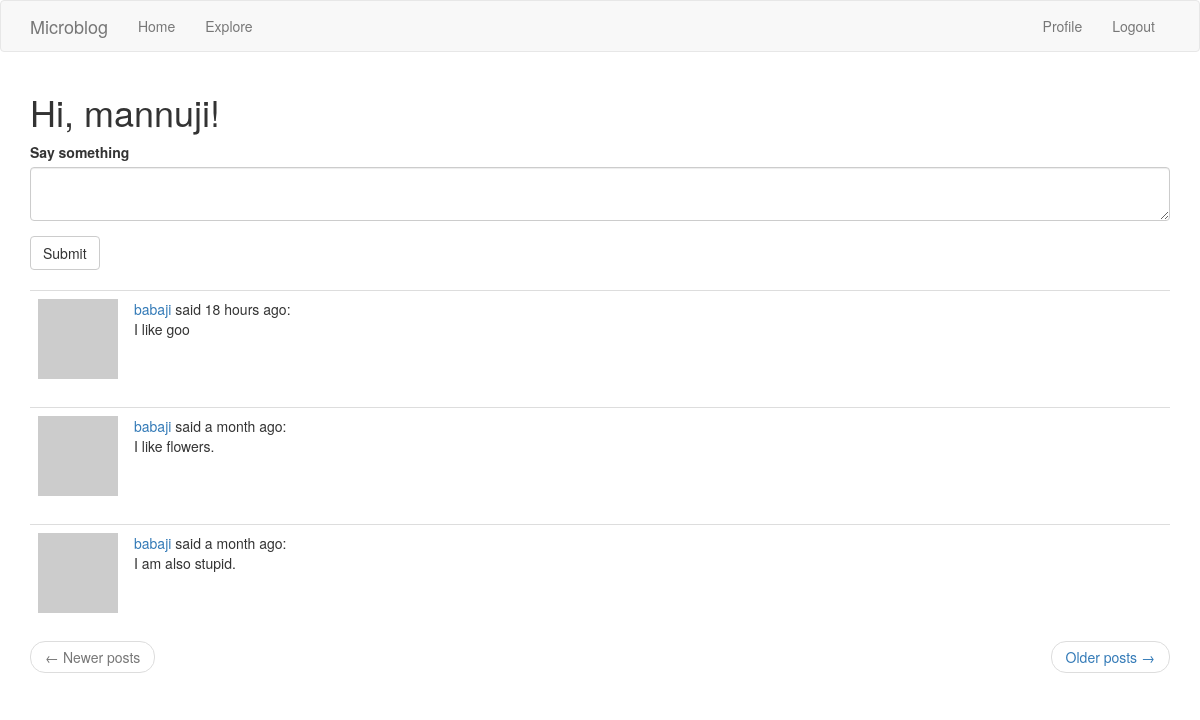
The page /index (signed in) on the database its author committed.
### app/models.py (models this page shows, shortened)
class User(UserMixin, db.Model):
    id = db.Column(db.Integer, primary_key=True)
    username = db.Column(db.String(64), index=True, unique=True)
    email = db.Column(db.String(120), index=True, unique=True)
    passowrd_hash = db.Column(db.String(128))
    about_me = db.Column(db.String(140))
    last_seen = db.Column(
        db.DateTime, default=datetime.utcnow
    )  # Passing the function, not calling it
    posts = db.relationship("Post", backref="author", lazy="dynamic")
    followed = db.relationship(
        "User",
        secondary=followers,  # configures the association table i.e. followers
        primaryjoin=(followers.c.follower_id == id),
        secondaryjoin=(followers.c.followed_id == id),
        backref=db.backref("followers", lazy="dynamic"),
        lazy="dynamic",
    )
    def avatar(self, size):  # see chapter 6
        digest = md5(
            self.email.lower().encode("utf-8")
        ).hexdigest()  # expects characters in lower case and in byte form.
        return "https://www.gravatar.com/avatar/{}?d=identicon&s={}".format(
            digest, size
        )  # s for size. d is to get default avatar, 'identicon' is the name of avatar
    def followed_posts(self):
        followed = Post.query.join(
            followers, (followers.c.followed_id == Post.user_id)
        ).filter(followers.c.follower_id == self.id)
        own = Post.query.filter_by(user_id=self.id)
        return followed.union(own).order_by(Post.timestamp.desc())

class Post(db.Model):
    id = db.Column(db.Integer, primary_key=True)
    body = db.Column(db.String(140))
    timestamp = db.Column(db.DateTime, index=True, default=datetime.utcnow)
    user_id = db.Column(db.Integer, db.ForeignKey("user.id"))

### app/routes.py (the view)
@app.route("/", methods=["GET", "POST"])
@app.route("/index", methods=["GET", "POST"])
@login_required
def index():
    user = {"username": "Miguel"}  # Not used after the introduction of database
    posts = [
        {"author": {"username": "John"}, "body": "Beautiful day in Portland!"},
        {"author": {"username": "Susan"}, "body": "The Avengers movie was so cool!"},
    ]
    form = PostForm()
    if form.validate_on_submit():
        post = Post(body=form.post.data, author=current_user)
        db.session.add(post)
        db.session.commit()
        flash("Your post is now live!")
        return redirect(url_for("index"))
    page = request.args.get("page", 1, type=int)
    posts = current_user.followed_posts().paginate(
        page, app.config["POSTS_PER_PAGE"], False
    )
    next_url = url_for("index", page=posts.next_num) if posts.has_next else None
    prev_url = url_for("index", page=posts.prev_num) if posts.has_prev else None
    return render_template(
        "index.html",
        title="Home",
        posts=posts.items,
        form=form,
        next_url=next_url,
        prev_url=prev_url,
    )

### app/forms.py
class PostForm(FlaskForm):
    post = TextAreaField(
        "Say something", validators=[DataRequired(), Length(min=1, max=140)]
    )
    submit = SubmitField("Submit")

### app/models.py (called while the page is built)
@login.user_loader
def load_user(id):
    return User.query.get(int(id))

### app/routes.py (called while the page is built)
@app.before_request
def before_request():
    if current_user.is_authenticated:
        current_user.last_seen = datetime.utcnow()
        db.session.commit()

### app/templates/index.html
{% extends "base.html" %}
{% import 'bootstrap/wtf.html' as wtf %}
{% block app_content %}
<h1>Hi, {{ current_user.username }}!</h1>
{% if form %}
{{ wtf.quick_form(form) }}
<br>
{%endif%}
{% for post in posts %}
{% include '_post.html' %}
{% endfor %}
<nav aria-label="...">
    <ul class="pager">
        <li class="previous{% if not prev_url %} disabled{% endif %}">
            <a href="{{ prev_url or '#' }}">
                <span aria-hidden="true">&larr;</span> Newer posts
            </a>
        </li>
        <li class="next{% if not next_url %} disabled{% endif %}">
            <a href="{{ next_url or '#' }}">
                Older posts <span aria-hidden="true">&rarr;</span>
            </a>
        </li>
    </ul>
</nav>
{% endblock %}

### app/templates/_post.html
<table class="table table-hover">
    <tr valign="top">
        <td width="70px">
            <a href="{{ url_for('user', username=post.author.username) }}">
                <img src="{{ post.author.avatar(36) }}">
            </a>
        </td>
        <td>
            <a href="{{ url_for('user', username=post.author.username) }}">
                {{ post.author.username }}
            </a>
            said {{ moment(post.timestamp).fromNow() }}:
            <br>
            {{ post.body }}
        </td>
    </tr>
</table>

### rows shown on the page
User: username "mannuji"
Post: author.username "babaji", timestamp "18 hours ago", body "I like goo"
Post: author.username "babaji", timestamp "a month ago", body "I like flowers."
Post: author.username "babaji", timestamp "a month ago", body "I am also stupid."
